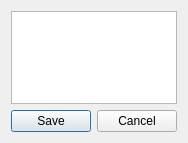
<?xml version="1.0" encoding="UTF-8"?>
<ui version="4.0">
 <class>Dialog</class>
 <widget class="QDialog" name="Dialog">
  <property name="geometry">
   <rect>
    <x>0</x>
    <y>0</y>
    <width>187</width>
    <height>143</height>
   </rect>
  </property>
  <property name="windowTitle">
   <string>Snap node list</string>
  </property>
  <layout class="QVBoxLayout" name="verticalLayout">
   <item>
    <widget class="QListWidget" name="listWidget">
     <property name="contextMenuPolicy">
      <enum>Qt::CustomContextMenu</enum>
     </property>
     <property name="iconSize">
      <size>
       <width>0</width>
       <height>0</height>
      </size>
     </property>
    </widget>
   </item>
   <item>
    <layout class="QHBoxLayout" name="horizontalLayout">
     <item>
      <widget class="QPushButton" name="s_pushButton">
       <property name="text">
        <string>Save</string>
       </property>
      </widget>
     </item>
     <item>
      <widget class="QPushButton" name="c_pushButton">
       <property name="text">
        <string>Cancel</string>
       </property>
      </widget>
     </item>
    </layout>
   </item>
  </layout>
 </widget>
 <resources/>
 <connections/>
</ui>
